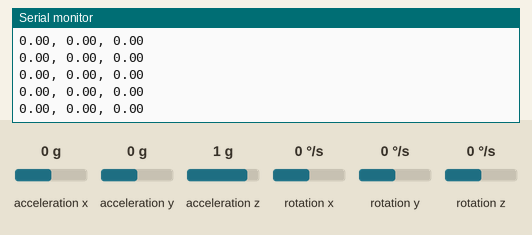
A sketch run on a simulated Arduino Uno, built with avr-gcc and run on an emulated ATmega328P. Parts: the last lines printed to the serial monitor. Inputs (shaded band) come from the test bench; at power-on: rotation z 0 °/s, acceleration x 0 g, acceleration y 0 g, acceleration z 1 g, rotation x 0 °/s, rotation y 0 °/s.

Above: at 1.2 s.
1.3 s: rotation z set to 192 °/s
At 2.0 s:
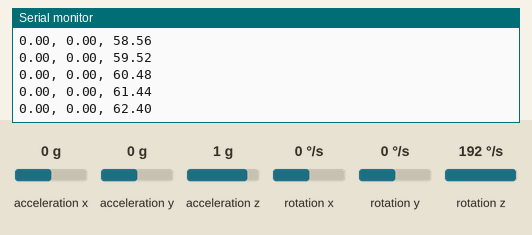
4.3 s: acceleration x set to -1.4 g
At 5.4 s:
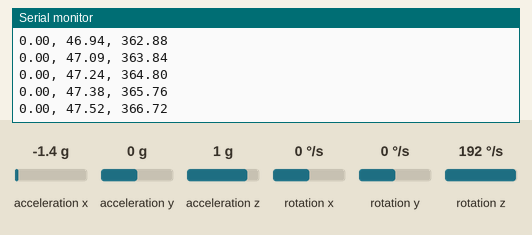
7.3 s: acceleration y set to -1.4 g
At 8.0 s:
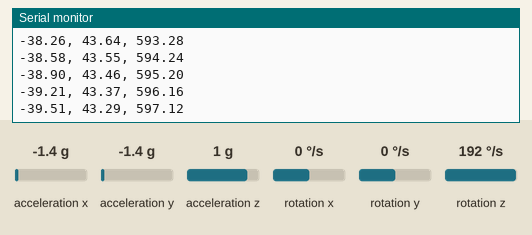
8.8 s: acceleration z set to -1.4 g
At 9.7 s:
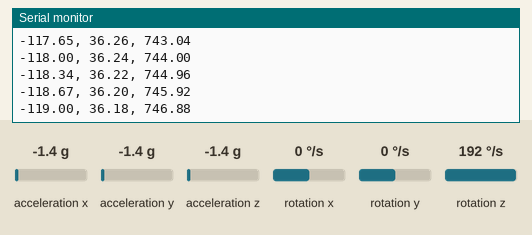
10.3 s: rotation x set to -192 °/s
At 10.9 s:
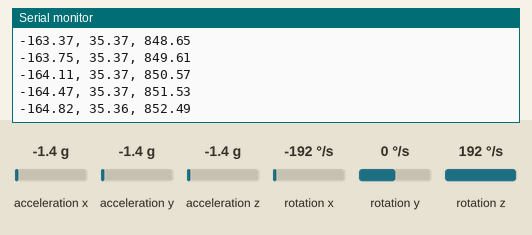
Timing chart, 0 to 12.8 s (numbered marks = the images above; inputs shaded):
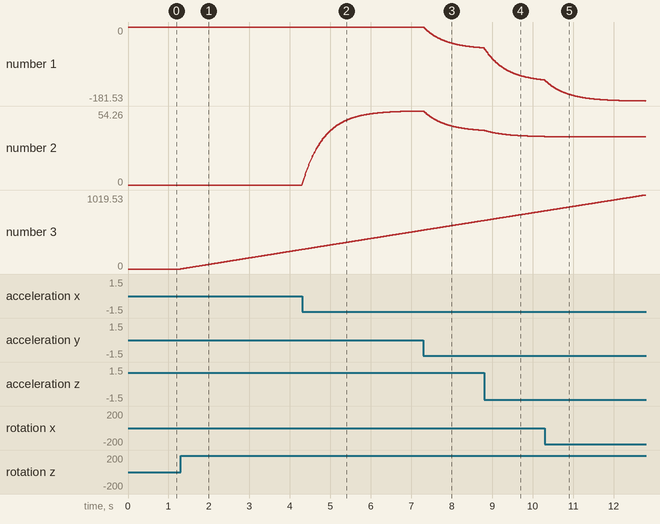

Measured:
- after the input at 1.3 s, the serial monitor: prints a new line at once (image 1)
- plotted number 3: 0 → 268.8 after the input at 1.3 s

The sketch:

ComFilterTest.ino
```cpp
#include <MPU6050.h>

MPU6050 mpu;

// Constants for complementary filter
const float alpha = 0.98;  // Filter coefficient for complementary filter
float dt = 0.005;           // Loop period in seconds

// Angle variables
float pitch = 0;
float roll = 0;
float yaw = 0;

// Use gyro directly for yaw
float previousGyroZ = 0;

void setup() {
  Wire.begin();
  mpu.initialize();

  if (!mpu.testConnection()) {
    Serial.println("MPU connection failed!");
    while (1);
  }

  Serial.begin(115200);

  // Get initial raw data to set initial pitch, roll, and yaw
  int16_t ax, ay, az;
  mpu.getAcceleration(&ax, &ay, &az);

  // Convert accelerometer data to g's using MPU6050 sensitivity value
  float axG = ax / 16384.0;
  float ayG = ay / 16384.0;
  float azG = az / 16384.0;

  // Calculate initial pitch and roll from accelerometer, in degrees
  pitch = atan2(ayG, azG) * 180 / M_PI;
  roll = atan2(-axG, sqrt(ayG * ayG + azG * azG)) * 180 / M_PI;

  // No accelerometer yaw data
  yaw = 0;
}

void loop() {
  // Get raw data
  int16_t ax, ay, az;
  int16_t gx, gy, gz;

  mpu.getMotion6(&ax, &ay, &az, &gx, &gy, &gz);

  // Convert accelerometer data to g's using MPU6050 sensitivity value
  float axG = ax / 16384.0;
  float ayG = ay / 16384.0;
  float azG = az / 16384.0;

  // Convert gyroscope data to degrees per second using LSBs
  float gxDPS = gx / 131.0; // Gyro gives a speed in degrees/second
  float gyDPS = gy / 131.0;
  float gzDPS = gz / 131.0;

  // Calculate pitch and roll from accelerometer
  float pitchAcc = atan2(ayG, azG) * 180 / M_PI;
  float rollAcc = atan2(-axG, sqrt(ayG * ayG + azG * azG)) * 180 / M_PI;

  // Complementary filter to combine accelerometer and gyroscope data for pitch and roll
  pitch = alpha * (pitch + gxDPS * dt) + (1 - alpha) * pitchAcc;
  roll = alpha * (roll + gyDPS * dt) + (1 - alpha) * rollAcc;

  // Integrating z-axis gyro data over time
  yaw += gzDPS * dt;

  // Output test results
  Serial.print(pitch);
  Serial.print(", ");
  Serial.print(roll);
  Serial.print(", ");
  Serial.println(yaw);

  delay(dt * 1000);  // Delay for dt seconds
}
```
